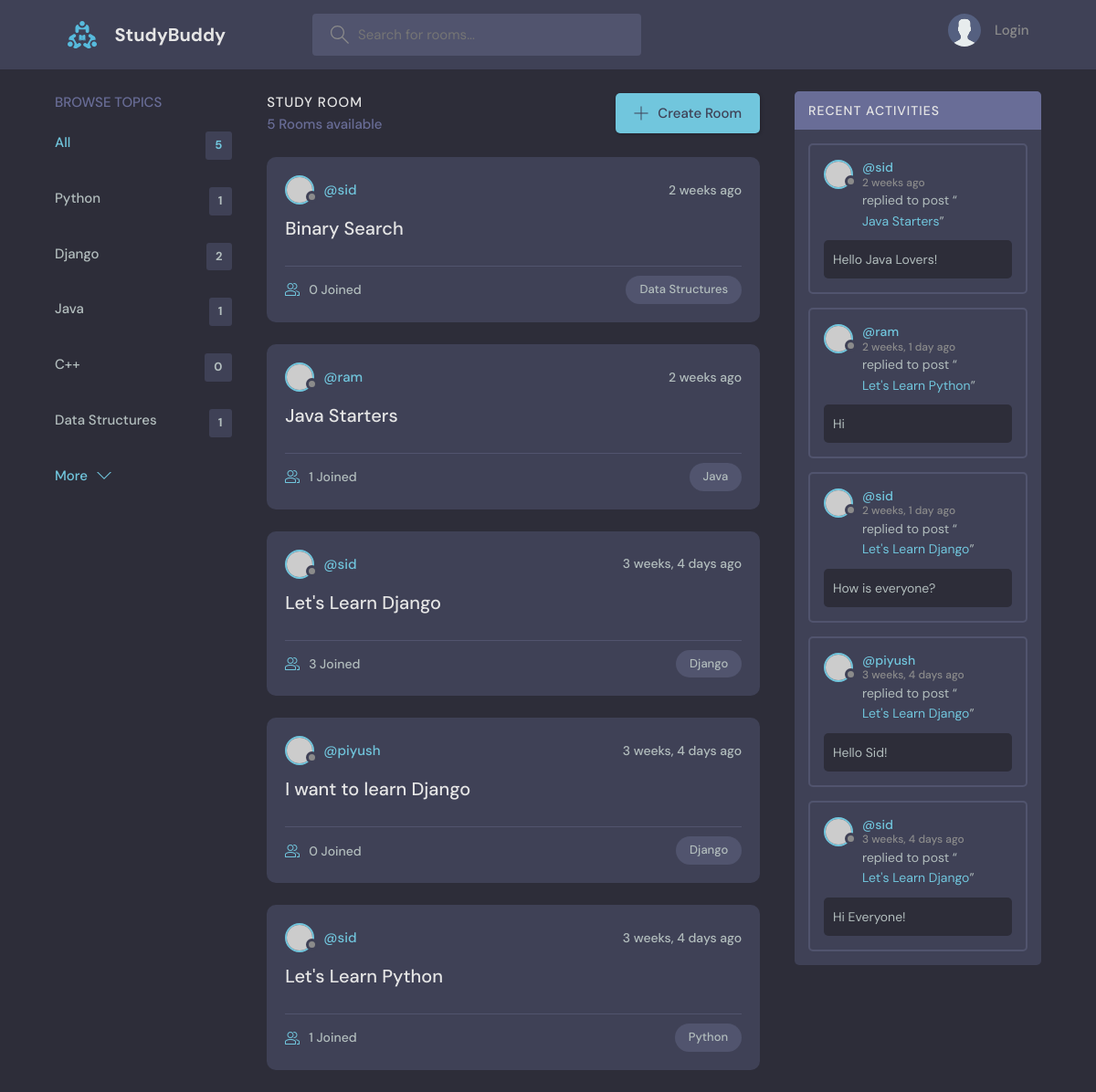
The app's page /, older data.
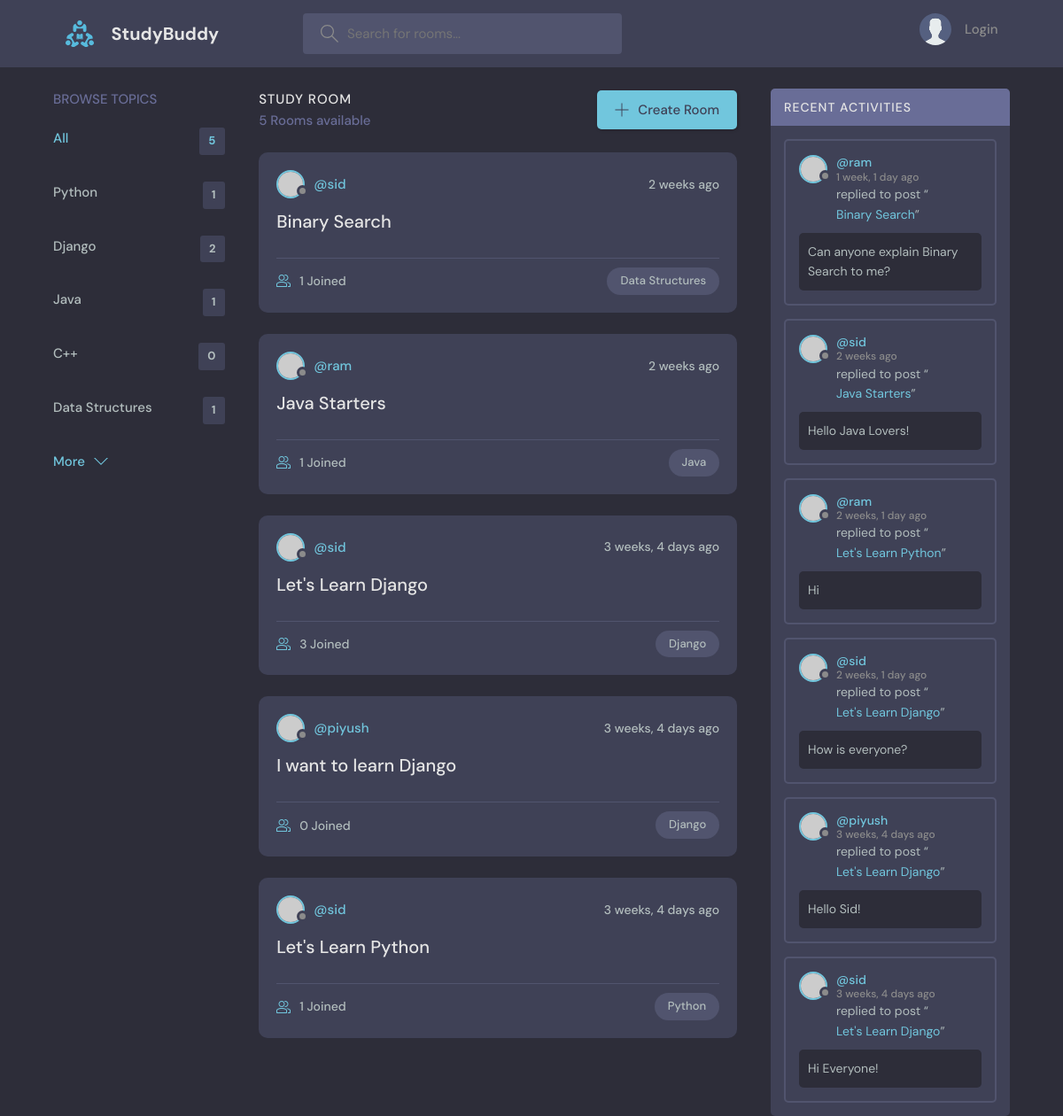
The same page, newer data.
### base/models.py (models this page shows, shortened)
class Topic(models.Model):
    name = models.CharField(max_length=200)

class Room(models.Model):
    host = models.ForeignKey(User, on_delete=models.SET_NULL, null=True)
    topic = models.ForeignKey(Topic, on_delete=models.SET_NULL, null=True)
    name = models.CharField(max_length=200)
    description = models.TextField(null=True, blank=True)
    participants = models.ManyToManyField(User, related_name='participants', blank=True)
    updated = models.DateTimeField(auto_now=True)
    created = models.DateTimeField(auto_now_add=True)
    class Meta:
        ordering = ['-updated','-created']
    def __str__(self):
        return self.name

class Message(models.Model):
    user = models.ForeignKey(User, on_delete=models.CASCADE)
    room = models.ForeignKey(Room, on_delete=models.CASCADE)
    body = models.TextField()
    updated = models.DateTimeField(auto_now=True)
    created = models.DateTimeField(auto_now_add=True)
    class Meta:
        ordering = ['-updated','-created']
    def __str__(self):
        return self.body[0:50]

### base/views.py (the view)
# urls.py: path('', views.home , name='home'),
def home(request):
    q = request.GET.get('q') if request.GET.get('q') != None else ''
    rooms = Room.objects.filter(
        Q(topic__name__icontains = q) |
        Q(name__icontains = q) |
        Q(description__icontains = q)
        )
    topics = Topic.objects.all()
    room_count = rooms.count()
    room_messages = Message.objects.filter(Q(room__topic__name__icontains = q))
    context = {'rooms':rooms, 'topics':topics, 'room_count': room_count, 'room_messages': room_messages}
    return render (request, 'base/home.html', context)

### base/Templates/base/home.html (shortened to what this page needs)
{% extends 'main.html' %}
{% block content %}
  <main class="layout layout--3">
      <div class="container">
        {% include 'base/topics_component.html' %}
        <div class="roomList">
          <div class="roomList__header">
            <div>
              <h2>Study Room</h2>
              <p>{{room_count}} Rooms available</p>
            </div>
            <a class="btn btn--main" href="{% url 'create-room' %}">
              <svg version="1.1" xmlns="http://www.w3.org/2000/svg" width="32" height="32" viewBox="0 0 32 32">
                <title>add</title>
                <path
                  d="M16.943 0.943h-1.885v14.115h-14.115v1.885h14.115v14.115h1.885v-14.115h14.115v-1.885h-14.115v-14.115z"
                ></path>
              </svg>
              Create Room
            </a>
          </div>
          {% include 'base/feed_component.html' %}
        </div>
        {% include 'base/activity_component.html' %}
      </div>
    </main>
{% endblock %}

### base/Templates/base/topics_component.html
<div class="topics">
    <div class="topics__header">
      <h2>Browse Topics</h2>
    </div>
    <ul class="topics__list">
      <li>
        <a href="{% url 'home' %}" class="active">All <span>{{topics.count}}</span></a>
      </li>
      {% for topic in topics %}
      <li>
        <a href="{% url 'home' %}?q={{topic.name}}">{{topic.name}}<span>{{topic.room_set.all.count}}</span></a>
      </li>
      {% endfor %}
    </ul>
    <a class="btn btn--link" href="topics.html">
      More
      <svg version="1.1" xmlns="http://www.w3.org/2000/svg" width="32" height="32" viewBox="0 0 32 32">
        <title>chevron-down</title>
        <path d="M16 21l-13-13h-3l16 16 16-16h-3l-13 13z"></path>
      </svg>
    </a>
  </div>

### base/Templates/base/feed_component.html (shortened to what this page needs)
{% for room in rooms %}
<div class="roomListRoom">
    <div class="roomListRoom__header">
      <a href="{% url 'user-profile' room.host.id %}" class="roomListRoom__author">
        <div class="avatar avatar--small">
          <img src="https://randomuser.me/api/portraits/women/11.jpg" />
        </div>
        <span>@{{room.host.username}}</span>
      </a>
      <div class="roomListRoom__actions">
        <span>{{room.created|timesince}} ago</span>
      </div>
    </div>
    <div class="roomListRoom__content">
      <a href="{% url 'room' room.id %}">{{room.name}}</a>
    </div>
    <div class="roomListRoom__meta">
      <a href="{% url 'room' room.id %}" class="roomListRoom__joined">
        {{room.participants.all.count}} Joined
      </a>
      <p class="roomListRoom__topic">{{room.topic.name}}</p>
    </div>
</div>
{% endfor %}

### base/Templates/base/activity_component.html (shortened to what this page needs)
<div class="activities">
    <div class="activities__header">
      <h2>Recent Activities</h2>
    </div>
    {% for message in room_messages %}
    <div class="activities__box">
      <div class="activities__boxHeader roomListRoom__header">
        <a href="{% url 'user-profile' message.user.id %}" class="roomListRoom__author">
          <div class="avatar avatar--small">
            <img src="https://randomuser.me/api/portraits/women/11.jpg" />
          </div>
          <p>
            @{{message.user}}
            <span>{{message.created|timesince}} ago</span>
          </p>
        </a>
      </div>
      <div class="activities__boxContent">
        <p>replied to post “<a href="{% url 'room' message.room.id %}">{{message.room}}</a>”</p>
        <div class="activities__boxRoomContent">
          {{message}}
        </div>
      </div>
    </div>
    {% endfor %}
  </div>

Row changes from the older to the newer data that the page shows:
computed for Room "Binary Search": participants.all.count "0" → "1"
added Message: user "ram", created "1 week, 1 day", room "Binary Search", body "Can anyone explain Binary Search to me?"
